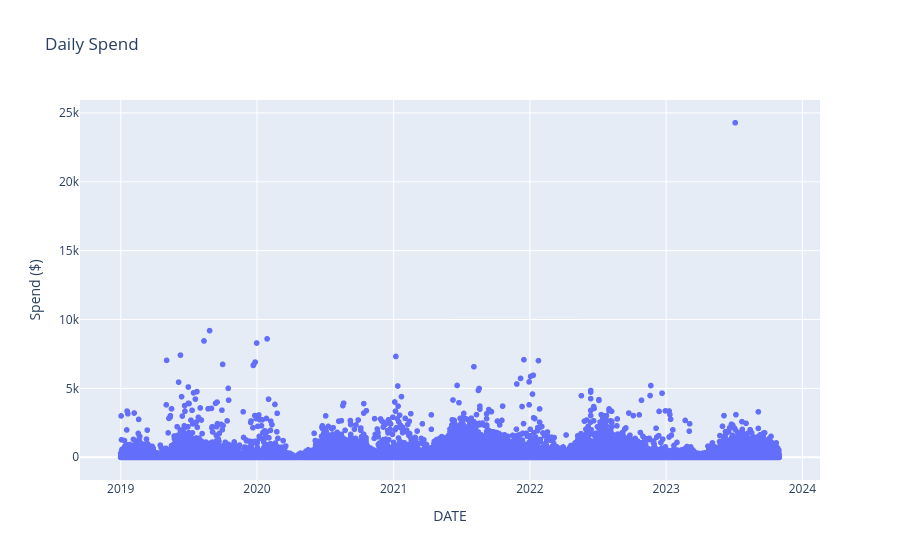

The cell this chart's notebook holds for it:
### Code cell
# Make a Plot of the Data

# Note: 'SPEND_DATE_RANGE_START' and 'SPEND_DATE_RANGE_END' is typically separated by 1 month (~30 days)
#       'SPEND_BY_DAY' is each spend data for each day of the month
# Goal; Plot spending for each single day using plotly

import plotly.express as px
import ast  # For safely evaluating strings containing Python literals

df = df_filtered.copy()

# Convert string representations of lists in 'SPEND_BY_DAY' to actual lists
df['SPEND_BY_DAY'] = df['SPEND_BY_DAY'].apply(ast.literal_eval)

# Add a new column called 'DATE_OF_MONTH', as a list of integers from 1 to the end of the month (length of the 'SPEND_BY_DAY' list)
df['DATE_OF_MONTH'] = df['SPEND_BY_DAY'].apply(lambda x: list(range(1, len(x) + 1)))

print(df.head())

# Explode both 'SPEND_BY_DAY' and 'DATE_OF_MONTH' simultaneously to keep their mapping correct
df_spend_by_day = df.explode(['SPEND_BY_DAY', 'DATE_OF_MONTH'])

# Convert the spending amounts to float
df_spend_by_day['SPEND_BY_DAY'] = df_spend_by_day['SPEND_BY_DAY'].astype(float)
df_spend_by_day['DATE_OF_MONTH'] = df_spend_by_day['DATE_OF_MONTH'].astype(int)

# Calculate 'DATE' correctly by subtracting 1 since 'DATE_OF_MONTH' starts from 1, not 0
df_spend_by_day['DATE'] = pd.to_datetime(df_spend_by_day['SPEND_DATE_RANGE_START']) + pd.to_timedelta(df_spend_by_day['DATE_OF_MONTH'] - 1, unit='D')

# Ensure the DataFrame is sorted by 'DATE' if not already
# df_spend_by_day = df_spend_by_day.sort_values('DATE')

print('# of rows: ', len(df_spend_by_day))
print(df_spend_by_day.head(10))

# Plot df_spend_by_day using plotly
fig = px.scatter(df_spend_by_day, x='DATE', y='SPEND_BY_DAY', title='Daily Spend', labels={'SPEND_BY_DAY': 'Spend ($)'})

fig.show()

### Figure 1 — Plotly figure (JSON) as saved in the notebook; plotly's stock layout.template omitted (floating-point values rounded to 4 significant figures; data arrays with more than 128 entries replaced by an {"elided": "..."} marker saying what was removed)
{"data": [{"hovertemplate": "DATE=%{x}<br>Spend ($)=%{y}<extra></extra>", "legendgroup": "", "marker": {"color": "#636efa", "symbol": "circle"}, "mode": "markers", "name": "", "showlegend": false, "type": "scattergl", "x": {"elided": "65350 str values"}, "xaxis": "x", "y": {"elided": "65350 float values"}, "yaxis": "y"}], "layout": {"legend": {"tracegroupgap": 0}, "title": {"text": "Daily Spend"}, "xaxis": {"anchor": "y", "domain": [0, 1], "title": {"text": "DATE"}}, "yaxis": {"anchor": "x", "domain": [0, 1], "title": {"text": "Spend ($)"}}}}
